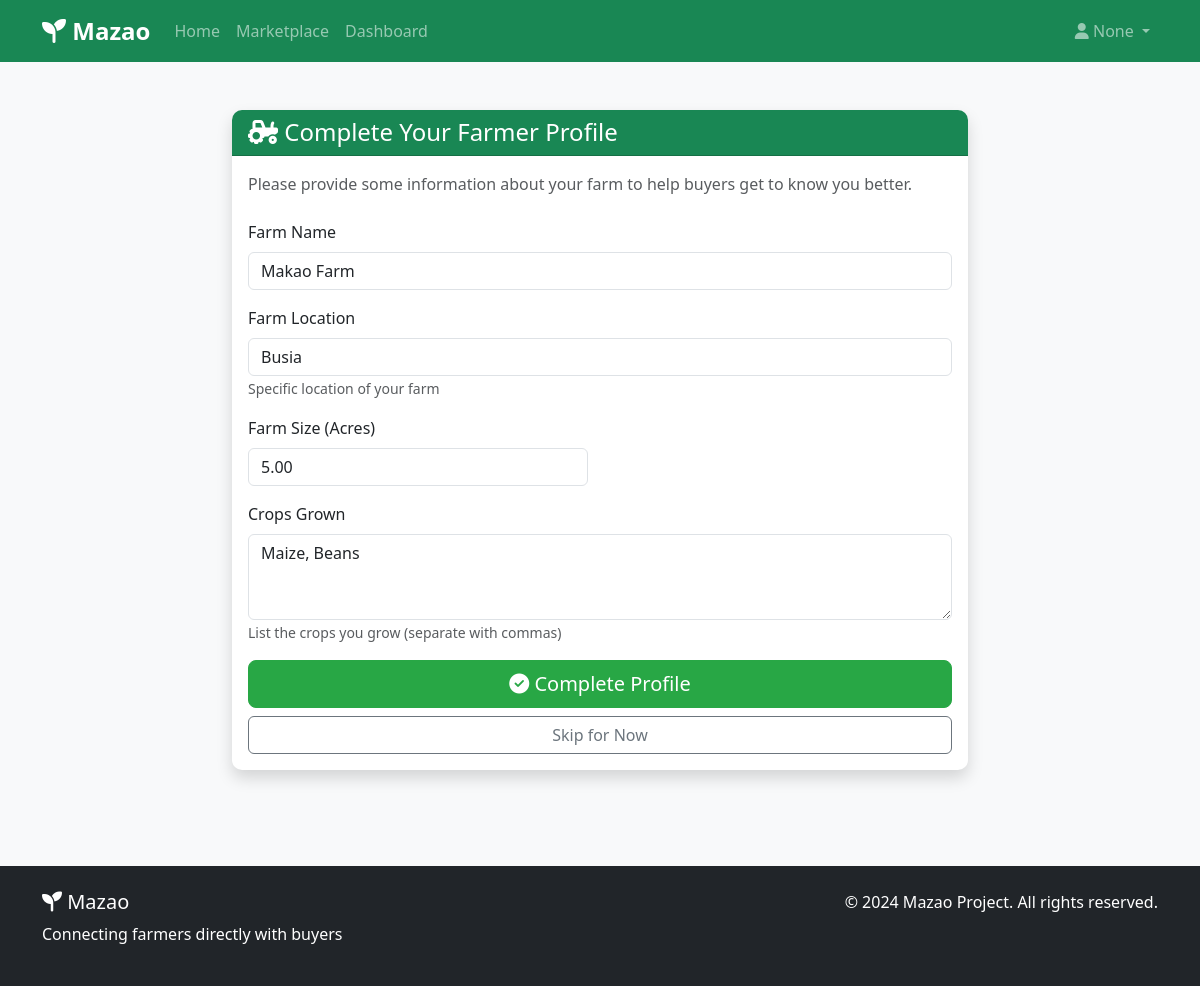
Page /users/profile/farmer/complete/ (signed in) on the earlier database version.
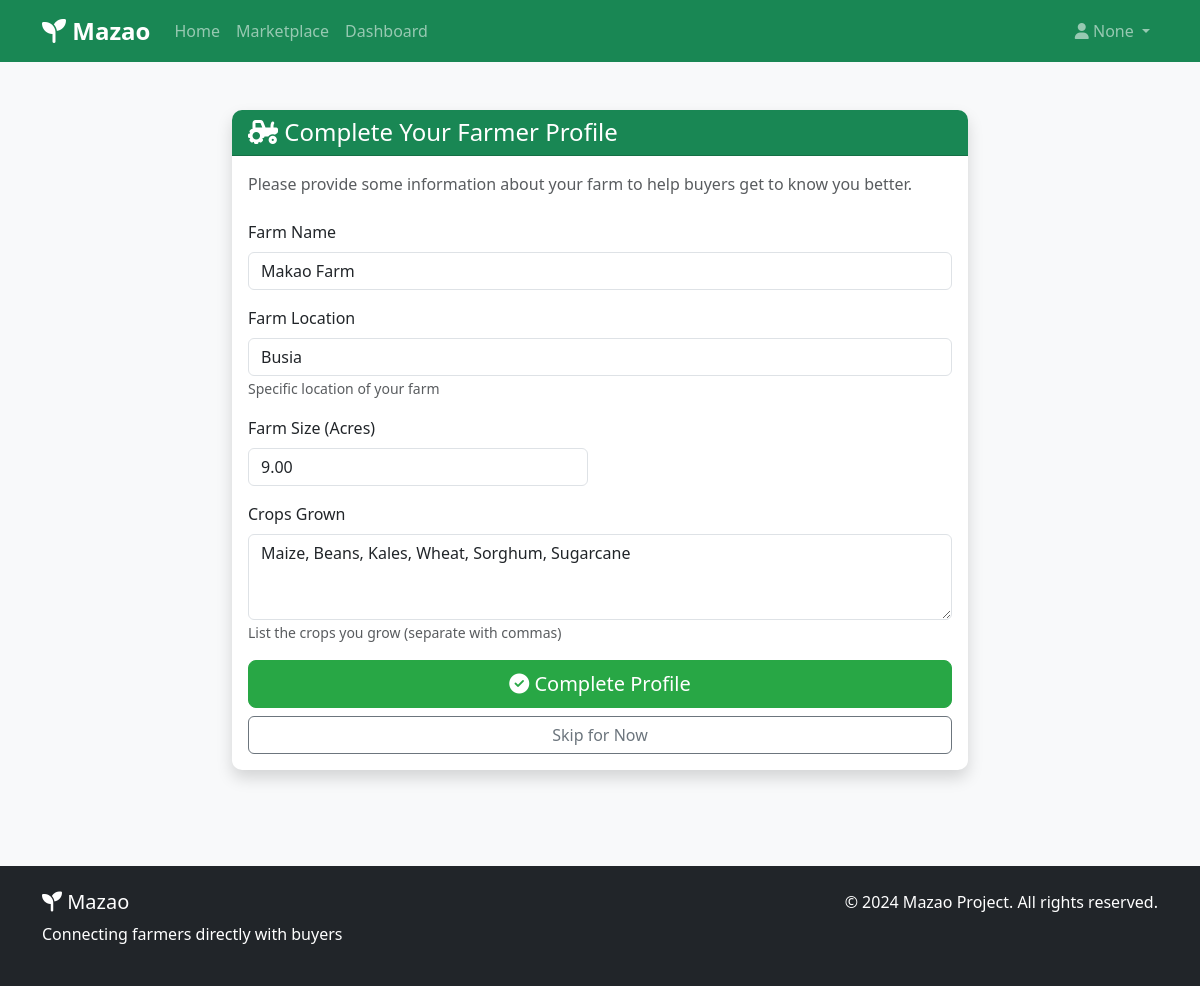
Same page on the later database version.
### users/models.py (models this page shows, shortened)
class Profile(models.Model):
    user = models.OneToOneField(CustomUser, on_delete=models.CASCADE, related_name='profile')
    bio = models.TextField(max_length=500, blank=True)
    profile_picture = models.ImageField(upload_to=profile_picture_path, blank=True, null=True)
    date_of_birth = models.DateField(blank=True, null=True)
    phone_number = models.CharField(max_length=20, blank=True, null=True)
    address = models.TextField(blank=True, null=True)
    farm_name = models.CharField(max_length=255, blank=True, null=True)
    farm_location = models.CharField(max_length=255, blank=True, null=True)
    farm_size = models.DecimalField(max_digits=10, decimal_places=2, blank=True, null=True)
    crops_grown = models.TextField(blank=True, null=True)
    delivery_address = models.TextField(blank=True, null=True)
    preferred_payment_method = models.CharField(max_length=50, blank=True, null=True)
    created_at = models.DateTimeField(auto_now_add=True)
    updated_at = models.DateTimeField(auto_now=True)
    @property
    def address(self):
        """Get address from available fields"""
        if hasattr(self, 'location') and self.location:
            return self.location
        elif hasattr(self, 'county') and self.county:
            return self.county
        elif hasattr(self, 'shipping_address') and self.shipping_address:
            return self.shipping_address
        elif hasattr(self, 'physical_address') and self.physical_address:
            return self.physical_address
        else:
            return ''

### users/views.py (the view)
# urls.py: path('profile/farmer/complete/', views.complete_farmer_profile, name='complete_farmer_profile'),
@login_required
def complete_farmer_profile(request):
    if not request.user.is_farmer:
        return redirect('home')
    try:
        profile = request.user.profile
    except Profile.DoesNotExist:
        profile = Profile.objects.create(user=request.user)
    if request.method == 'POST':
        form = FarmerRegistrationForm(request.POST, instance=profile)
        if form.is_valid():
            form.save()
            messages.success(request, "Farmer profile completed successfully!")
            return redirect('profile')
    else:
        form = FarmerRegistrationForm(instance=profile)
    return render(request, 'users/complete_farmer_profile.html', {
        'form': form,
    })

### users/forms.py
class FarmerRegistrationForm(forms.ModelForm):
    farm_name = forms.CharField(
        max_length=255,
        widget=forms.TextInput(attrs={'class': 'form-control', 'placeholder': 'Enter your farm name'})
    )
    farm_location = forms.CharField(
        widget=forms.TextInput(attrs={'class': 'form-control', 'placeholder': 'Farm location'})
    )
    farm_size = forms.DecimalField(
        required=False,
        widget=forms.NumberInput(attrs={'class': 'form-control', 'placeholder': 'Farm size in acres'})
    )
    crops_grown = forms.CharField(
        required=False,
        widget=forms.Textarea(attrs={'class': 'form-control', 'placeholder': 'List crops you grow', 'rows': 3})
    )
    class Meta:
        model = Profile
        fields = ('farm_name', 'farm_location', 'farm_size', 'crops_grown')

### users/models.py (called while the page is built)
    @property
    def is_farmer(self):
        return self.user_type == UserType.FARMER

### users/templates/users/complete_farmer_profile.html (shortened to what this page needs)
{% extends 'base.html' %}
{% block content %}
<div class="container py-5">
    <div class="row justify-content-center">
        <div class="col-md-8">
            <div class="card shadow">
                <div class="card-header bg-success text-white">
                    <h4 class="mb-0"><i class="fas fa-tractor"></i> Complete Your Farmer Profile</h4>
                </div>
                <div class="card-body">
                    <p class="text-muted mb-4">
                        Please provide some information about your farm to help buyers get to know you better.
                    </p>
                    <form method="post" enctype="multipart/form-data" novalidate>
                        <div class="mb-3">
                            <label class="form-label">Farm Name</label>
                            {{ form.farm_name }}
                        </div>
                        <div class="mb-3">
                            <label class="form-label">Farm Location</label>
                            {{ form.farm_location }}
                            <small class="form-text text-muted">Specific location of your farm</small>
                        </div>
                        <div class="row mb-3">
                            <div class="col-md-6">
                                <label class="form-label">Farm Size (Acres)</label>
                                {{ form.farm_size }}
                            </div>
                        </div>
                        <div class="mb-3">
                            <label class="form-label">Crops Grown</label>
                            {{ form.crops_grown }}
                            <small class="form-text text-muted">List the crops you grow (separate with commas)</small>
                        </div>
                        <div class="d-grid gap-2">
                            <button type="submit" class="btn btn-success btn-lg">
                                <i class="fas fa-check-circle"></i> Complete Profile
                            </button>
                            <a href="{% url 'profile' %}" class="btn btn-outline-secondary">
                                Skip for Now
                            </a>
                        </div>
                    </form>
                </div>
            </div>
        </div>
    </div>
</div>
{% endblock %}

Differences in the rows shown:
changed Profile "Makao Farm": farm_size "5.00" → "9.00"; crops_grown "Maize, Beans" → "Maize, Beans, Kales, Wheat, Sorghum, Sugarcane"
